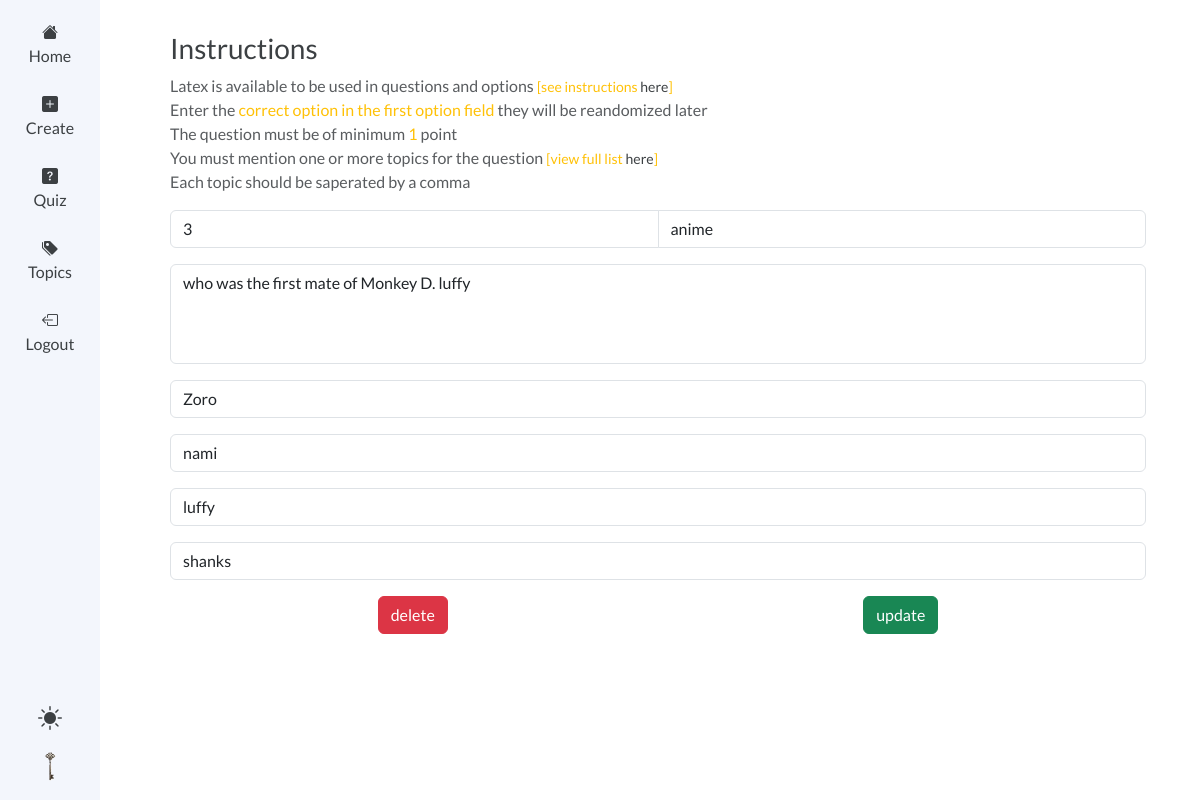
Screenshot of /edit/8/ (signed in) with the database file from the repository.
### quiz/models.py (models this page shows, shortened)
class User(AbstractUser):
    photo = models.ImageField(upload_to='photos/', default='key.png')
    about = models.CharField(max_length=500, blank=True)

class Question(models.Model):
    body = models.CharField(max_length=500, blank=False)
    points = models.PositiveIntegerField(default=2)
    created_by = models.ForeignKey(User, models.CASCADE, related_name='questions_by')
    topics = models.ManyToManyField(Topic)
    created = models.DateTimeField(auto_now_add=True)
    updated = models.DateTimeField(auto_now=True)

class Topic(models.Model):
    name = models.CharField(max_length=50, unique=True, blank=False)
    created_by = models.ForeignKey(User, on_delete=models.CASCADE, related_name='topics')
    created = models.DateTimeField(auto_now_add=True)
    updated = models.DateTimeField(auto_now=True)

class Choice(models.Model):
    body = models.CharField(max_length=500, blank=False)
    question = models.ForeignKey(Question, on_delete=models.CASCADE, related_name='options')
    is_correct = models.BooleanField(default=False)
    created = models.DateTimeField(auto_now_add=True)
    updated = models.DateTimeField(auto_now=True)

### quiz/views.py (the view, shortened to what this page needs)
# urls.py: path('edit/<int:pk>/', views.edit, name='edit'),
def edit(request, pk):
    question = get_object_or_404(Question, pk=pk)
    topic_list = ', '.join(topic.name for topic in question.topics.all())
    return render(request, 'quiz/edit.html', {
        'question': question,
        'topiclist': topic_list,
    })

### quiz/templates/quiz/edit.html (shortened to what this page needs)
{% extends 'quiz/createtemplate.html' %}
{% block form %}
<form class="d-flex flex-column align-items-center needs-validation" action="{% url 'edit' question.pk %}"
    method="post">
    <div class="input-group mb-3">
        <input class="form-control" type="number" name="points" id="points" min="1" value="{{ question.points }}">
        <input class="form-control" type="text" name="taglist" id="taginput" placeholder="topics..."
            value="{{ topiclist }}">
    </div>
    <textarea class="form-control mb-3" name="question" id="question" required>{{ question.body }}</textarea>
    {% for option in question.options.all %}
    {% if forloop.counter == 1 %}
    <input class="form-control mb-3" type="text" name="option{{forloop.counter}}" id="option{{forloop.counter}}"
        required value="{{option.body}}" placeholder="option {{forloop.counter}} [correct option]">
    {% else %}
    <input class="form-control mb-3" type="text" name="option{{forloop.counter}}" id="option{{forloop.counter}}"
        required value="{{option.body}}" placeholder="option {{forloop.counter}}">
    {% endif %}
    {% endfor %}
    <div class="d-flex justify-content-around w-100">
        <a class="btn btn-danger" href="{% url 'delete' question.pk %}">delete</a>
        <button class="btn btn-success" type="submit">update</button>
    </div>
</form>
{% endblock %}

### quiz/templates/quiz/base.html (shortened to what this page needs)
{% load static %}
<!DOCTYPE html>
<html lang="en">
<head>
  <link href="https://cdn.jsdelivr.net/npm/bootstrap@5.3.3/dist/css/bootstrap.min.css" rel="stylesheet"
>
  <link rel="stylesheet" href="https://cdn.jsdelivr.net/npm/bootstrap-icons@1.11.3/font/bootstrap-icons.min.css">
  <link rel="stylesheet" href="{% static 'quiz/styles/mstyle.css' %}">
</head>
<body class="body">
  <div class="navbar">
    <ul>
      <li>
        <a href="{% url 'index' %}">
          <i class="icon bi bi-house-fill"></i>
          Home
        </a>
      </li>
      <li>
        <a href="{% url 'create' %}">
          <i class="bi bi-plus-square-fill"></i>
          Create</a>
      </li>
      <li>
        <a href="{% url 'take' %}">
          <i class="bi bi-question-square-fill"></i>
          Quiz
        </a>
      </li>
      <li>
        <a href="{% url 'topics' %}">
          <i class="bi bi-tags-fill"></i>
          Topics</a>
      </li>
      {% if user.is_authenticated %}
      <li>
        <a href="{% url 'logout' %}">
          <i class="bi bi-box-arrow-left"></i>
          Logout</a>
      </li>
      {% endif %}
    </ul>
    <div class="settings-div">
      <div class="profile-icon" id="theme-btn">
        <i id="theme-icon" class="bi bi-brightness-high-fill"></i>
      </div>
      {% if user.is_authenticated %}
      <div>
        <a href="{% url 'view_profile' user.id %}">
          {% if user.photo %}
          <img class="rounded" src="{{user.photo.url}}" width="36px" height="36px" alt="{{user.photo.name}}">
          {% else %}
          <div class="profile-icon">
            <i class="bi bi-person-fill"></i>
          </div>
          {% endif %}
        </a>
      </div>
      {% else %}
      <li>
        <a href="{% url 'login' %}">
          <i class="bi bi-box-arrow-right"></i>
          Login</a>
      </li>
      {% endif %}
    </div>
  </div>
  <div class="content" id="content">
    <div class="container">
      {% block body %}
      {% endblock %}
    </div>
  </div>
</body>
</html>

### quiz/static/quiz/styles/mstyle.css (style rules this page uses)
* { box-sizing: border-box; }
:root { --background-body: #fff; --background-nav: #f3f6fc; --text-default: #3c4043; --text-hover: #0e0e0f; --link-hover: #1973e8; --green: rgb(45, 148, 50); --red: rgb(250, 68, 36); --blue: rgb(55, 118, 255); --option-background: rgb(157, 196, 247); --option-hover: rgb(118, 134, 143); --option-checked-background: rgb(75, 141, 226); --option-correct-background: rgb(59, 221, 86); --option-selected-background: rgb(115, 137, 235); --border: #7f7f7f; }
.body { font-family: "Lato", monospace; color: var(--text-default); }
a { font-weight: 500; text-decoration: none; color: var(--text-default); }
.icon { fill: var(--text-default); }
.settings-div { display: flex; flex-direction: column; align-items: center; gap: 1rem; margin: 0; }
ul { padding: 0; }
li { list-style: none; }
.navbar { z-index: 111; position: fixed; display: flex; flex-direction: column; justify-content: space-between; align-items: center; padding: 1rem; top: 0; left: 0; width: 100px; height: 100vh; background-color: var(--background-nav); }
.navbar ul { display: flex; flex-direction: column; gap: 1rem; padding: 0; margin: 0; }
.navbar li { list-style: none; padding: 0.25rem; }
.navbar a { display: flex; flex-direction: column; align-items: center; }
.container { max-width: 1000px; margin-top: 2rem; }
.content { margin-left: 116px; margin-bottom: 100px; }
textarea { width: 100%; resize: none; height: 100px; padding: 0.25rem; }
.profile-icon { text-align: center; font-size: 24px; cursor: pointer; width: 32px; height: 32px; text-align: center; }

### rows the page displays
User: photo (picture)
Question: points "3", question "who was the first mate of Monkey D. luffy"
Topic: taglist "anime"
Choice: body "Zoro"
Choice: body "nami"
Choice: body "luffy"
Choice: body "shanks"
